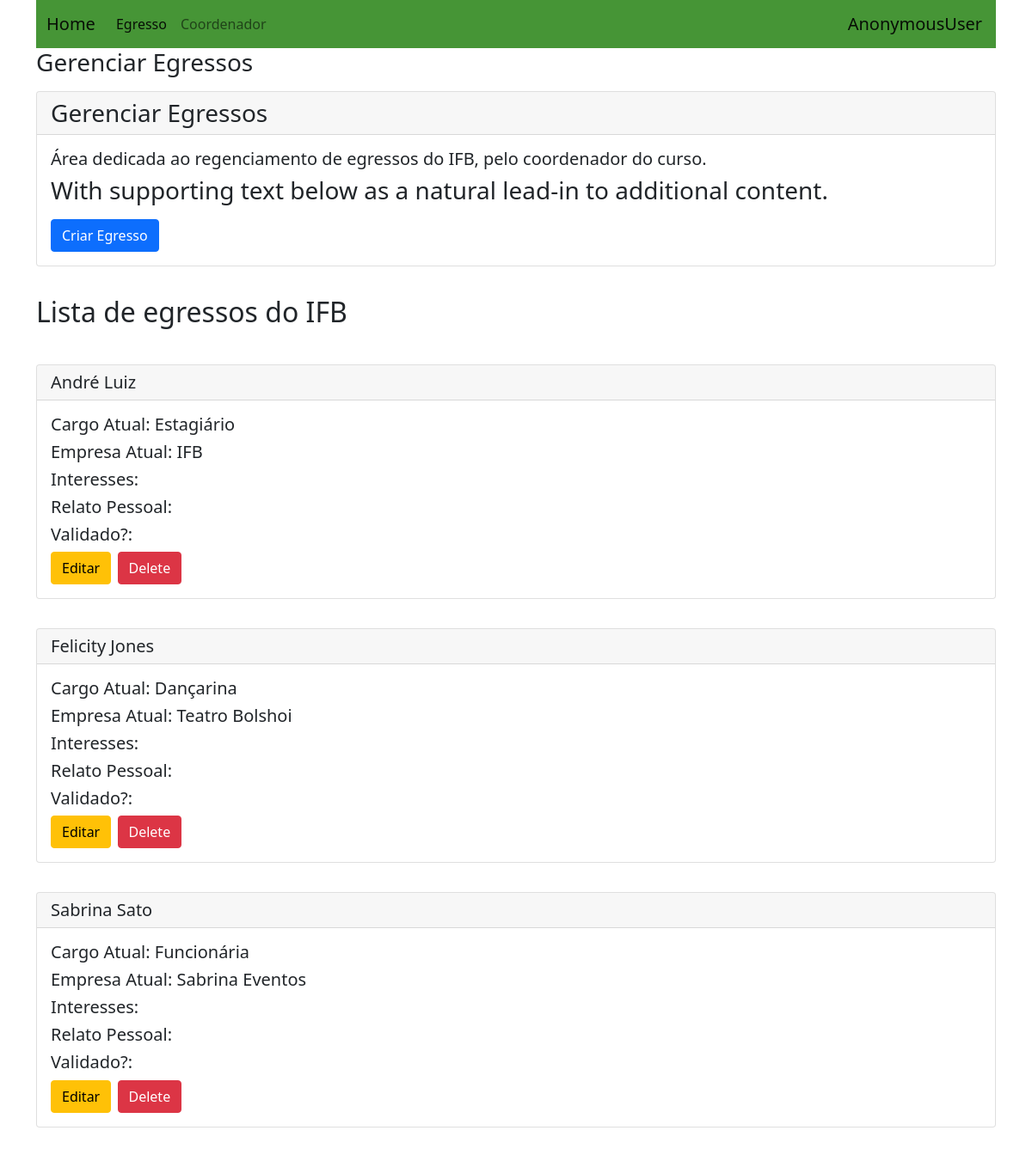
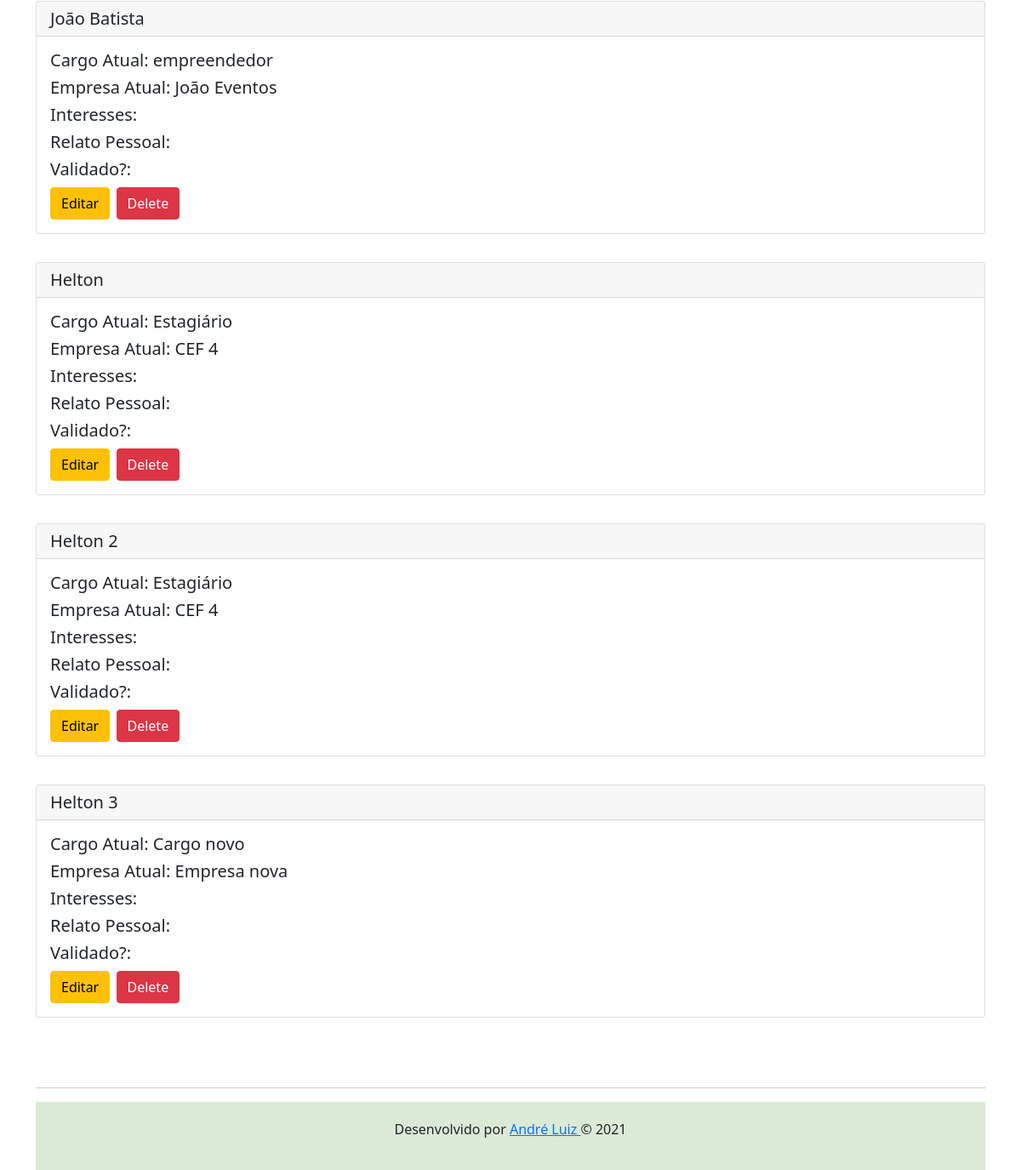
/gerenciaraluno/, run on an earlier commit of the app's database (2 pictures, top to bottom).
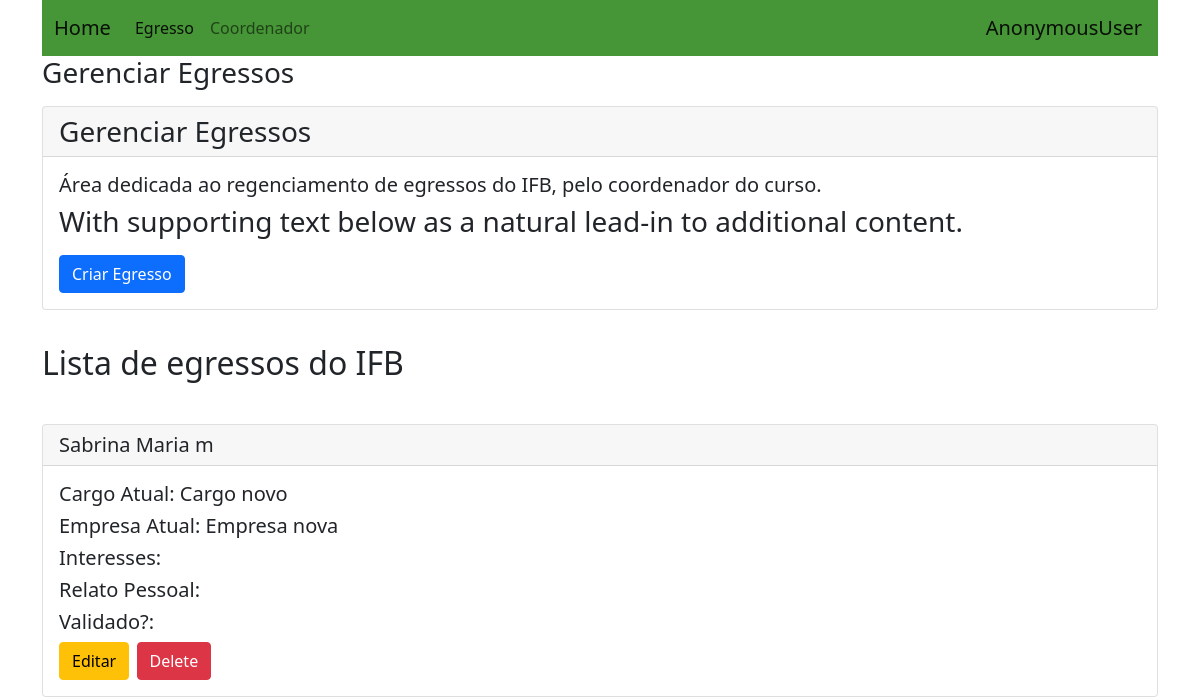
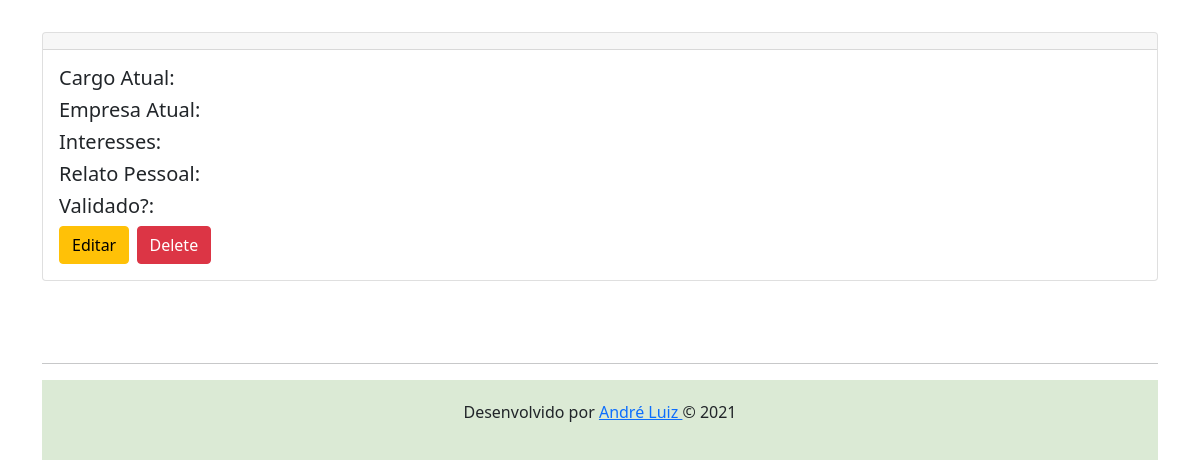
And on a later commit of the database (2 pictures, top to bottom).
### perfis/models.py (models this page shows, shortened)
class Alunos(models.Model):
    TrabalhaArea_CHOICES = (
        ('Sim', 'Sim'),
        ('Nao', 'Não'),
        ('EmParte', 'Em parte'),
    )
    CursoExtra_CHOICES = (
        ('Sim', 'Sim'),
        ('Nao', 'Não'),
    )
    nome = models.CharField(max_length=150)
    email = models.CharField(max_length=100)
    curso = models.CharField(max_length=100)
    foto = models.CharField(max_length=150)
    cargo_atual = models.CharField(max_length=50)
    empresa_atual = models.CharField(max_length=50)
    trabalha_area = models.CharField(max_length=8, choices=TrabalhaArea_CHOICES)
    ifb_ajudou = models.CharField(max_length=8, choices=TrabalhaArea_CHOICES)
    grade_ifb = models.CharField(max_length=10)
    curso_extra = models.CharField(max_length=10, choices=CursoExtra_CHOICES)
    qual_curso_extra = models.CharField(max_length=30)
    opiniao_curso_ifb = models.CharField(max_length=100)
    pode_melhorar = models.CharField(max_length=100)
    rede_social = models.CharField(max_length=100)
    lattes = models.CharField(max_length=100)
    validado = models.CharField(max_length=5)
    contatos = models.ManyToManyField('self')
    usuario = models.OneToOneField(User, on_delete=models.CASCADE, related_name="alunos")
    @property
    def email(self):
        return self.usuario.email

### usuarios/views.py (the view)
# urls.py: path('gerenciaraluno/', GerenciarAlunosView.as_view(), name='gerenciaraluno'),
class GerenciarAlunosView(ListView):
    models = Alunos
    template_name = 'gerenciar_alunos.html'
    queryset = Alunos.objects.all()
    context_object_name = 'listaralunos'

### usuarios/templates/gerenciar_alunos.html
{% extends "base.html" %}
{% load bootstrap %}
{% block body %}
<H3>Gerenciar Egressos</p>
<div class="row">
    <div class="col-lg-12">
        <div class="card">
            <div class="card-header">
                Gerenciar Egressos
            </div>
            <div class="card-body">
              <h5 class="card-title">Área dedicada ao regenciamento de egressos do IFB, pelo coordenador do curso.</h5>
              <p class="card-text">With supporting text below as a natural lead-in to additional content.</p>
              <a href="/registrar" class="btn btn-primary">Criar Egresso</a>
            </div>
        </div>
        <br>
    </div>
</div>
<div class="col-lg-12">
    <h2>Lista de egressos do IFB</h2>
    <br>
    {% for listaraluno in listaralunos %}
    <div class="card">
        <h5 class="card-header">{{listaraluno.nome}}</h5>
        <div class="card-body">
          <h5 class="card-title">Cargo Atual: {{listaraluno.cargo_atual }}</h5>
          <h5 class="card-title">Empresa Atual: {{listaraluno.empresa_atual }}</h5>
          <h5 class="card-title">Interesses: {{listaraluno.interesses}}</h5>
          <h5 class="card-title">Relato Pessoal: {{listaraluno.relato_pessoal }}</h5>
          <h5 class="card-title">Validado?: {{listaraluno.validado }}</h5>
            <a class="btn btn-warning" href="{% url 'upd_aluno' listaraluno.pk%}">Editar</a>
            <a class="btn btn-danger" href="{% url 'del_aluno' listaraluno.pk%}">Delete</a>
        </div>
    </div>
    <br>
    {% endfor %}
</div>
{% endblock %}

### perfis/templates/base.html (shortened to what this page needs)
{% load static %}
<!DOCTYPE html>
<html lang="pt">
  <head>
    <link href="{% static "css/bootstrap.css" %}" rel="stylesheet">
    <link href="{% static "css/bootstrap.min.css" %}" rel="stylesheet">
  </head>
  <body>
    <div class="container">
      <nav class="navbar navbar-expand-lg navbar-light" style="background-color: #469536">
        <div class="container-fluid">
          <a class="navbar-brand" href="{% url 'index' %}">Home</a>
          <div class="collapse navbar-collapse" id="navbarNavAltMarkup">
            <div class="navbar-nav">
              <a class="nav-link active" aria-current="page" href="egresso">Egresso</a>
              <a class="nav-link" href="/coordenador">Coordenador</a>
            </div>
          </div>
        </div>
        <div class="navbar-brand">
          <span>{{ request.user }}</span>
        </div>
      </nav>
      <div class="row content">
         {% block body %}{% endblock %}
      </div>
      <footer class="page-footer font-small mdb-color lighten-3 pt-4">
      <hr>
        <div class="text-center" style="background-color: #dbead5; padding: 20px;" >
          <p>Desenvolvido por <a href="https://github.com/Andredf51" target="_blank"> André Luiz </a> &copy; 2021</p>
        </div>
      </footer>
    </div>
  </body>
</html>

What changed in the data, as far as the page shows it:
removed Alunos: nome "Sabrina Sato", cargo_atual "Funcionária", empresa_atual "Sabrina Eventos"
removed Alunos: nome "João Batista", cargo_atual "empreendedor", empresa_atual "João Eventos"
removed Alunos: nome "Helton", cargo_atual "Estagiário", empresa_atual "CEF 4"
removed Alunos: nome "Helton 2", cargo_atual "Estagiário", empresa_atual "CEF 4"
removed Alunos: nome "Helton 3", cargo_atual "Cargo novo", empresa_atual "Empresa nova"
changed Alunos: nome "André Luiz" → "Sabrina Maria m"; cargo_atual "Estagiário" → "Cargo novo"; empresa_atual "IFB" → "Empresa nova"
changed Alunos (number 2 of 2 on the later page): nome "Felicity Jones" → (not shown); cargo_atual "Dançarina" → (not shown); empresa_atual "Teatro Bolshoi" → (not shown)
